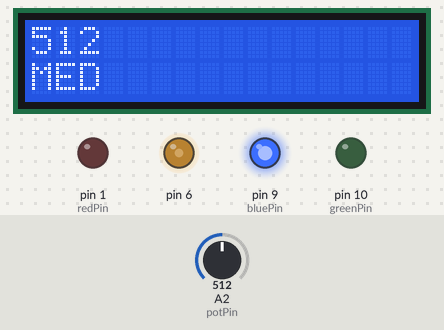
A sketch run on a simulated Arduino Uno, built with avr-gcc and run on an emulated ATmega328P. Parts: 16×2 character LCD, output pins drawn as LEDs (lit = HIGH). The inputs (shaded band) are chosen by the test bench; at power-on: A2 (potPin) = 512.

Above: at 1.2 s.
1.3 s: A2 (potPin) set to 331
At 3.2 s:
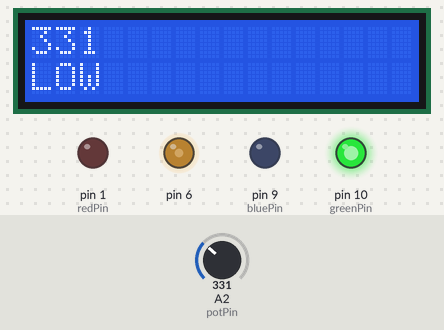
3.6 s: A2 (potPin) set to 692
At 4.8 s:
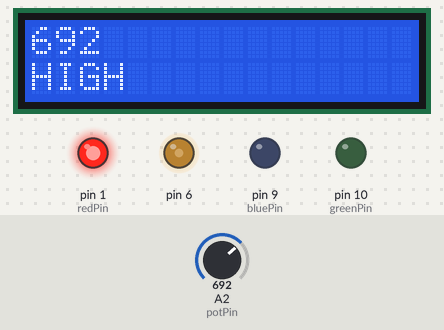
5.3 s: A2 (potPin) set to 1023
At 6.5 s:
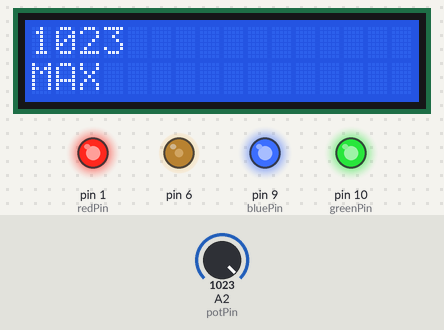
7.0 s: A2 (potPin) set to 0
At 8.1 s:
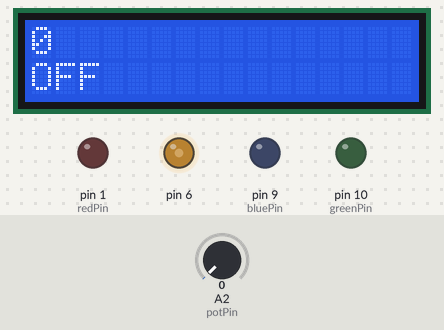
Timing chart, 0 to 9.7 s (numbered marks = the images above; inputs shaded):
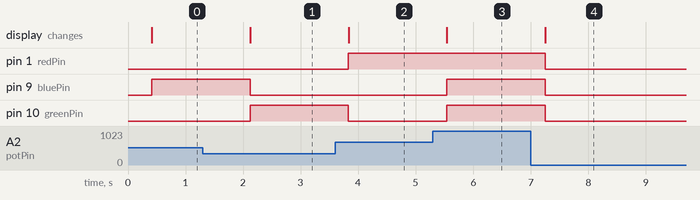

Measured:
- after the input at 1.3 s, pin 9 (bluePin): HIGH → LOW after 0.82 s; pin 10 (greenPin): LOW → HIGH after 0.82 s; the display: changes after 0.82 s (image 1)
- after the input at 3.6 s, pin 1 (redPin): LOW → HIGH after 0.23 s; pin 10 (greenPin): HIGH → LOW after 0.23 s; the display: changes after 0.23 s (image 2)
- after the input at 5.3 s, pin 9 (bluePin), pin 10 (greenPin): LOW → HIGH after 0.24 s; the display: changes after 0.24 s (image 3)
- after the input at 7.0 s, pin 1 (redPin), pin 9 (bluePin), pin 10 (greenPin): HIGH → LOW after 0.25 s; the display: changes after 0.25 s (image 4)

The sketch:

potentiator_lcd_readout_level_with_led.ino
```cpp
#include <LiquidCrystal.h>

const int rs = 12, en = 11, d4 = 5, d5 = 4, d6 = 3, d7 = 2;
LiquidCrystal lcd(rs, en, d4, d5, d6, d7);
int Contrast = 100;
int redPin = 1;
int greenPin = 10;
int bluePin = 9;
int potPin = 2;
int potVal = 0;

void setup() {
  // set up the LCD's number of columns and rows:
  analogWrite(6,Contrast);
  lcd.begin(16, 2);
  pinMode(redPin, OUTPUT);
  pinMode(greenPin, OUTPUT);
  pinMode(bluePin, OUTPUT);
}

void loop() {
    delay(250);
    potVal = analogRead(potPin);
    delay(100);
    lcd.clear();
    lcd.setCursor(0, 0);
    lcd.print(potVal);
    if (potVal < 341 && potVal > 0 ) {
      digitalWrite(greenPin,HIGH);
      digitalWrite(bluePin,LOW);
      digitalWrite(redPin,LOW);
      lcd.setCursor(0, 1);
      lcd.print("LOW    ");
    }
    if (potVal > 341 ) {
      digitalWrite(greenPin,LOW);
      digitalWrite(bluePin,HIGH);
      digitalWrite(redPin,LOW);
      lcd.setCursor(0, 1);
      lcd.print("MED   ");
    }
    if (potVal > 682 ) {
      digitalWrite(greenPin,LOW);
      digitalWrite(bluePin,LOW);
      digitalWrite(redPin,HIGH);
      lcd.setCursor(0, 1);
      lcd.print("HIGH  ");
    }
    if (potVal == 1023 ) {
      digitalWrite(greenPin,HIGH);
      digitalWrite(bluePin,HIGH);
      digitalWrite(redPin,HIGH);
      lcd.setCursor(0, 1);
      lcd.print("MAX   ");
    }

    if (potVal == 0 ) {
      digitalWrite(greenPin,LOW);
      digitalWrite(bluePin,LOW);
      digitalWrite(redPin,LOW);
      lcd.setCursor(0, 1);
      lcd.print("OFF   ");
    }

    delay(500);
}
```
